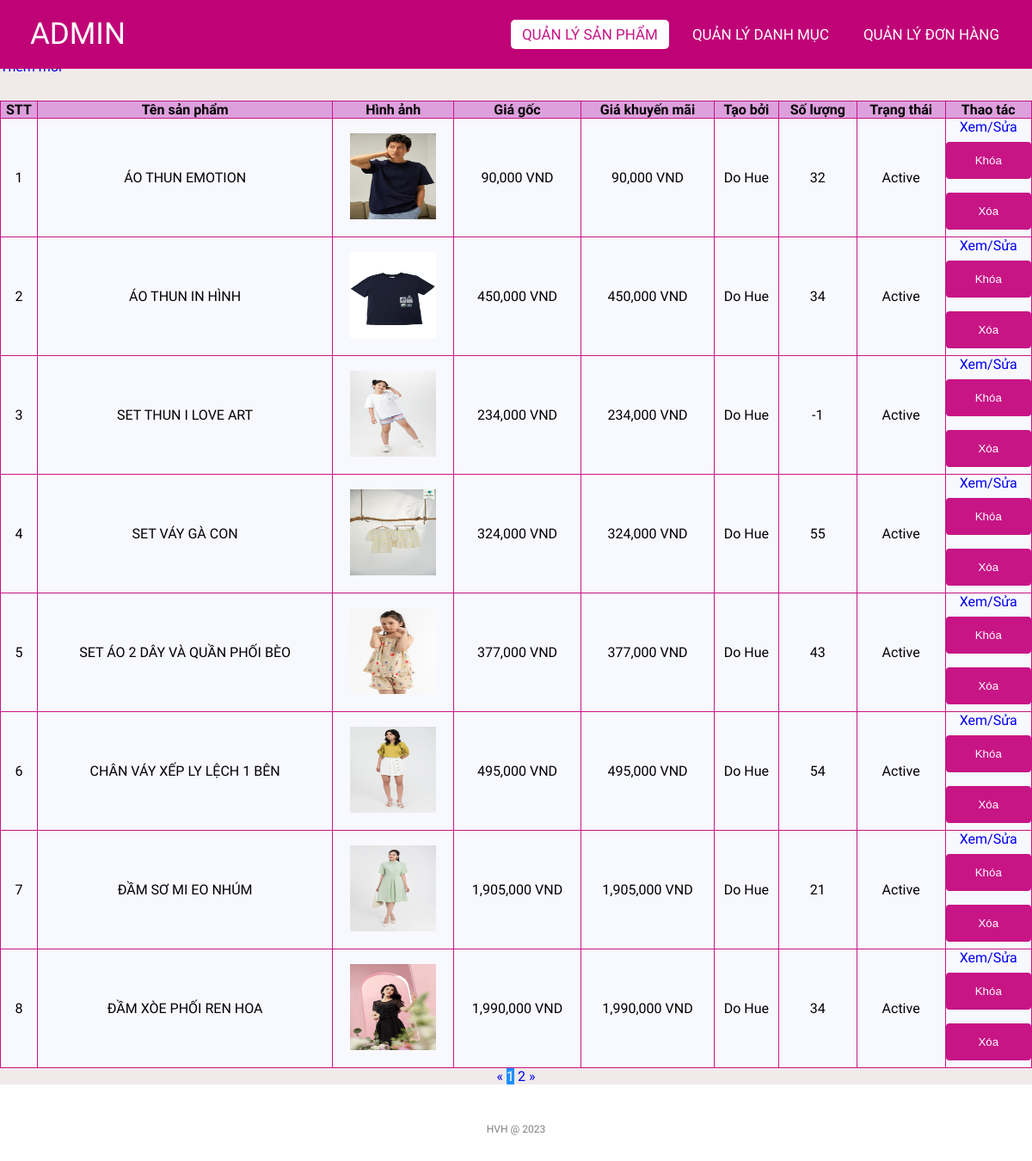
Screenshot of /admin/productlist.php (signed in) with the database file from the repository.
### tables this page shows
CREATE TABLE `products` (
  `id` int(11) NOT NULL,
  `name` varchar(255) NOT NULL,
  `originalPrice` decimal(10,0) NOT NULL,
  `promotionPrice` decimal(10,0) NOT NULL,
  `image` varchar(50) NOT NULL,
  `createdBy` int(11) NOT NULL,
  `createdDate` date NOT NULL,
  `cateId` int(11) NOT NULL,
  `qty` int(11) NOT NULL,
  `des` varchar(1000) NOT NULL,
  `status` tinyint(1) NOT NULL,
  `soldCount` int(11) NOT NULL
);

CREATE TABLE `users` (
  `id` int(11) NOT NULL,
  `email` varchar(255) NOT NULL,
  `fullname` varchar(255) NOT NULL,
  `dob` date NOT NULL,
  `password` varchar(255) NOT NULL,
  `role_id` int(11) NOT NULL,
  `status` tinyint(1) NOT NULL,
  `address` varchar(500) NOT NULL
);

### lib/database.php (called while the page is built, shortened)
<?php
class Database extends PDO
{
  public $host   = DB_HOST;
  public $user   = DB_USER;
  public $pass   = DB_PASS;
  public $dbname = DB_NAME;
  public $link;
  private function connectDB()
  {
    $this->link = new mysqli(
      $this->host,
      $this->user,
      $this->pass,
      $this->dbname
    );
  }
  public function select($query)
  {
    $result = $this->link->query($query);
    if ($result->num_rows > 0) {
      return $result;
    } else {
      return false;
    }
  }
}

### classes/product.php (called while the page is built, shortened)
<?php
$filepath = realpath(dirname(__FILE__));
include_once($filepath . '/../lib/database.php');
?>
<?php
class product
{
    private $db;
    public function __construct()
    {
        $this->db = new Database();
    }
    public function getAllAdmin($page = 1, $total = 8)
    {
        $tmp = ($page - 1) * $total;
        $query =
            "SELECT products.*, categories.name as cateName, users.fullName
			 FROM products INNER JOIN categories ON products.cateId = categories.id INNER JOIN users ON products.createdBy = users.id
			 order by products.id desc
             limit $tmp,$total";
        $result = $this->db->select($query);
        return $result;
    }
    public function getCountPaging($row = 8)
    {
        $query = "SELECT COUNT(*) FROM products";
        $mysqli_result = $this->db->select($query);
        if ($mysqli_result) {
            $totalrow = intval((mysqli_fetch_all($mysqli_result, MYSQLI_ASSOC)[0])['COUNT(*)']);
            $result = ceil($totalrow / $row);
            return $result;
        }
        return false;
    }
}
?>

### admin/productlist.php (the view, shortened to what this page needs)
<?php
include '../classes/product.php';
$product = new product();
$list = $product->getAllAdmin((isset($_GET['page']) ? $_GET['page'] : 1));
$pageCount = $product->getCountPaging();
?>
<!DOCTYPE html>
<html lang="en">
<head>
    <link rel="stylesheet" href="css/style.css">
    <link rel="stylesheet" href="https://cdnjs.cloudflare.com/ajax/libs/font-awesome/5.15.4/css/all.min.css">
</head>
<body>
    <nav>
        <label class="logo">ADMIN</label>
        <ul>
            <li><a href="productlist.php" class="active">Quản lý Sản phẩm</a></li>
            <li><a href="categoriesList.php">Quản lý Danh mục</a></li>
            <li><a href="orderlist.php">Quản lý Đơn hàng</a></li>
        </ul>
    </nav>
    <div class="title">
        <h1>Danh sách sản phẩm</h1>
    </div>
    <div class="addNew">
        <a href="add_product.php">Thêm mới</a>
    </div>
    <div class="container">
        <?php $count = 1;
        if ($list) { ?>
            <table class="list">
                <tr>
                    <th>STT</th>
                    <th>Tên sản phẩm</th>
                    <th>Hình ảnh</th>
                    <th>Giá gốc</th>
                    <th>Giá khuyến mãi</th>
                    <th>Tạo bởi</th>
                    <th>Số lượng</th>
                    <th>Trạng thái</th>
                    <th>Thao tác</th>
                </tr>
                <?php foreach ($list as $key => $value) { ?>
                    <tr>
                        <td><?= $count++ ?></td>
                        <td><?= $value['name'] ?></td>
                        <td><img class="image-cart" src="uploads/<?= $value['image'] ?>" alt=""></td>
                        <td><?= number_format($value['originalPrice'], 0, '', ',') ?> VND</td>
                        <td><?= number_format($value['promotionPrice'], 0, '', ',') ?> VND</td>
                        <td><?= $value['fullName'] ?></td>
                        <td><?= $value['qty'] ?></td>
                        <td><?= ($value['status']) ? "Active" : "Block" ?></td>
                        <td>
                            <a href="edit_product.php?id=<?= $value['id'] ?>">Xem/Sửa</a>
                            <?php
                            if ($value['status']) { ?>
                                <form action="productlist.php" method="post">
                                    <input type="submit" value="Khóa" name="block">
                                </form>
                            <?php } ?>
                            <form action="productlist.php" method="post">
                                    <input type="submit" value="Xóa" name="delete">
                            </form>
                        </td>
                    </tr>
                <?php } ?>
            </table>
        <?php } else { ?>
            <h3>Chưa có sản phẩm nào...</h3>
        <?php } ?>
        <div class="pagination">
            <a href="productlist.php?page=<?= (isset($_GET['page'])) ? (($_GET['page'] <= 1) ? 1 : $_GET['page'] - 1) : 1 ?>">&laquo;</a>
            <?php
            for ($i = 1; $i <= $pageCount; $i++) {
                if (isset($_GET['page'])) {
                    if ($i == $_GET['page']) { ?>
                        <a class="active" href="productlist.php?page=<?= $i ?>"><?= $i ?></a>
                    <?php } else { ?>
                        <a href="productlist.php?page=<?= $i ?>"><?= $i ?></a>
                    <?php  }
                } else {
                    if ($i == 1) { ?>
                        <a class="active" href="productlist.php?page=<?= $i ?>"><?= $i ?></a>
                    <?php  } else { ?>
                        <a href="productlist.php?page=<?= $i ?>"><?= $i ?></a>
                    <?php   } ?>
                <?php  } ?>
            <?php }
            ?>
            <a href="productlist.php?page=<?= (isset($_GET['page'])) ? $_GET['page'] + 1 : 2 ?>">&raquo;</a>
        </div>
    </div>
    <footer>
        <p class="copyright">HVH @ 2023</p>
    </footer>
</body>
</html>

### admin/css/style.css (style rules this page uses)
* { padding: 0; margin: 0; text-decoration: none; list-style: none; box-sizing: border-box; }
body { font-family: Mitr; background: rgb(240, 234, 234); }
nav { top: 0; position: fixed; background: #c00277; height: 80px; width: 100%; }
label.logo { color: white; font-size: 35px; line-height: 80px; padding: 0 35px; }
nav ul { float: right; margin-right: 20px; }
nav ul li { display: inline-block; line-height: 80px; margin: 0 5px; }
nav ul li a { color: white; font-size: 17px; padding: 7px 13px; border-radius: 3px; text-transform: uppercase; border-radius: 5px; transition: 0.5s; }
.active, a:hover { background-color: white; color: mediumvioletred; }
.container { margin-top: 30px; height: auto; }
.addNew { margin-top: 30px; }
.title { background-color: white; }
footer { padding: 30px 0; background-color:white; }
footer .copyright { margin-top: 15px; text-align: center; font-size: 12px; color: gray; }
.list { width: 100%; background-color: ghostwhite; padding: 10px; border-collapse: collapse; }
.image-cart { height: 100px; width: 100px; }
th { background-color: plum; border: 1px solid mediumvioletred; }
td { border: 1px solid mediumvioletred; text-align: center; }
input[type=submit] { width: 100%; background-color: mediumvioletred; color: white; padding: 14px 20px; margin: 8px 0; border: none; border-radius: 4px; cursor: pointer; }
.pagination { text-align: center; }
.pagination a.active { background-color: dodgerblue; color: white; }

### rows the page displays
products: name "ÁO THUN EMOTION", image (picture), originalPrice "90,000", promotionPrice "90,000", users.fullname "Do Hue", qty "32", status "Active"
products: name "ÁO THUN IN HÌNH", image (picture), originalPrice "450,000", promotionPrice "450,000", users.fullname "Do Hue", qty "34", status "Active"
products: name "SET THUN I LOVE ART", image (picture), originalPrice "234,000", promotionPrice "234,000", users.fullname "Do Hue", qty "-1", status "Active"
products: name "SET VÁY GÀ CON", image (picture), originalPrice "324,000", promotionPrice "324,000", users.fullname "Do Hue", qty "55", status "Active"
products: name "SET ÁO 2 DÂY VÀ QUẦN PHỐI BÈO", image (picture), originalPrice "377,000", promotionPrice "377,000", users.fullname "Do Hue", qty "43", status "Active"
products: name "CHÂN VÁY XẾP LY LỆCH 1 BÊN", image (picture), originalPrice "495,000", promotionPrice "495,000", users.fullname "Do Hue", qty "54", status "Active"
products: name "ĐẦM SƠ MI EO NHÚM", image (picture), originalPrice "1,905,000", promotionPrice "1,905,000", users.fullname "Do Hue", qty "21", status "Active"
products: name "ĐẦM XÒE PHỐI REN HOA", image (picture), originalPrice "1,990,000", promotionPrice "1,990,000", users.fullname "Do Hue", qty "34", status "Active"
